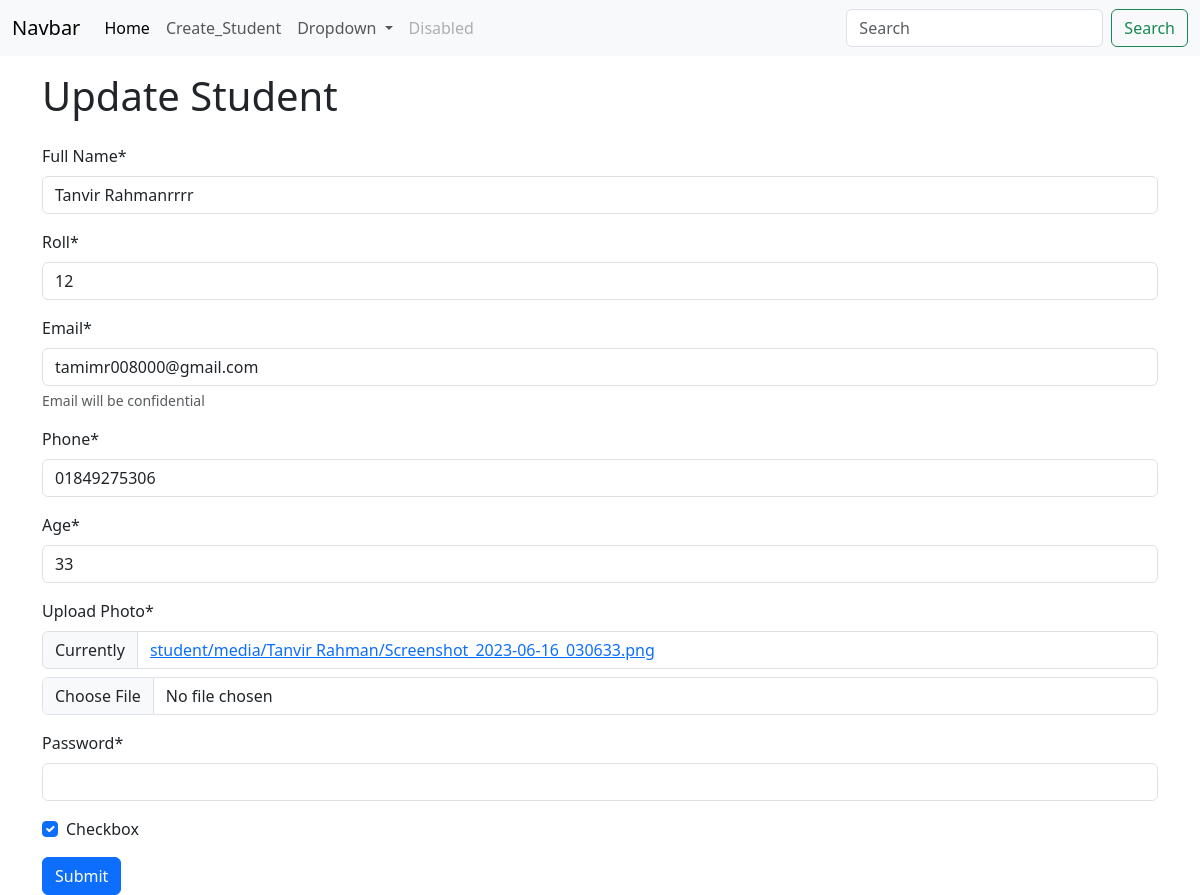
The page /student/update/58/ on the database its author committed.
### student/models.py (models this page shows, shortened)
class student(models.Model):
    name = models.CharField(max_length=100)
    roll = models.IntegerField(unique=False)
    email = models.EmailField()
    phone = models.CharField(max_length = 15)
    age = models.IntegerField()
    photo = models.ImageField(upload_to=student_directory_name,default=None,null=True)
    password = models.CharField(max_length=100)
    checkbox = models.BooleanField(default=False)

### student/views.py (the view, shortened to what this page needs)
# urls.py: path('update/<int:id>/',views.UpdateStudentData.as_view(),name ='update_student'),# This is the class based view
class UpdateStudentData(UpdateView):  # class base view
    pk_url_kwarg = 'id'  # URL থেকে যে parameter আসবে সেটা হলো id
    form_class = forms.StudentForm  # কোন form ব্যবহার করবে
    model = models.student  # কোন model এর data update করবে
    template_name = 'student/create_student.html'  # কোন template show করবে
    success_url = reverse_lazy('home')  # সফল হলে কোথায় redirect করবে
    def get_context_data(self, **kwargs):
        context = super().get_context_data(**kwargs)  # default context আনলো
        context['edit'] = True  # template এ জানানো হলো update mode এ আছে
        return context

### student/forms.py
class StudentForm(forms.ModelForm):
    password = forms.CharField(widget = forms.PasswordInput())
    class Meta:
        model = models.student
        fields = '__all__'
        labels = {
            'name': 'Full Name',
            'photo': 'Upload Photo',
        }
        help_texts = {
            'email': 'Email will be confidential',
        }

### student/templates/student/create_student.html (shortened to what this page needs)
{% extends 'base.html'%}
{% block  content%}
   {%load crispy_forms_tags %}
       {% if edit %}
          <h1 class ='py-3 container'> Update Student </h1>
       {% else %}
          <h1 class = 'py-3 container'> Create Student </h1>
    {% endif %}
          <form class ="container" method="post" enctype="multipart/form-data">
         {{ form | crispy }}
           <button type='submit' class='btn btn-primary'>Submit </button>
          </form>
{% endblock %}

### rows shown on the page
student: name "Tanvir Rahmanrrrr", roll "12", email "tamimr008000@gmail.com", phone "01849275306", age "33", checkbox "☑"
